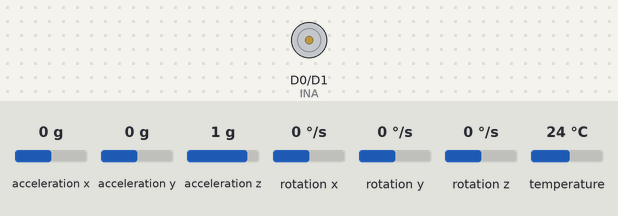
Bench run of a sketch on a simulated ESP8266 (NodeMCU). Shown: motor-driver pin pairs drawn as motors (green arrow = first pin HIGH = forward, orange = second pin HIGH = backward, longer = more drive). The inputs (shaded band) are chosen by the test bench; at power-on: acceleration x 0 g, acceleration y 0 g, acceleration z 1 g, rotation x 0 °/s, rotation y 0 °/s, rotation z 0 °/s, temperature 24 °C.

Above: at 1.2 s.
1.3 s: acceleration x set to -0.3 g
At 2.2 s:
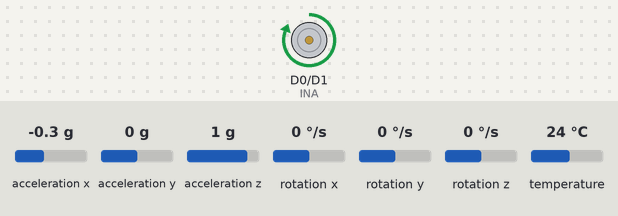
2.8 s: acceleration x set to 0.4 g
At 3.4 s:
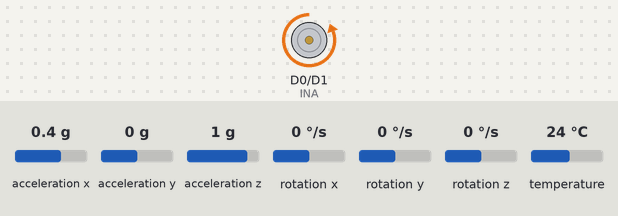
4.3 s: acceleration x set to 0 g
At 5.5 s:
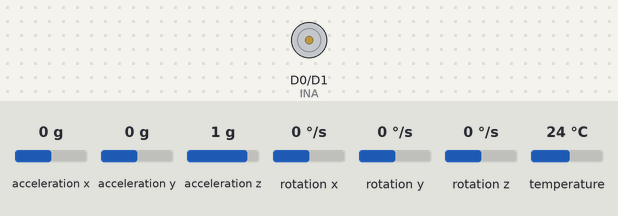
5.8 s: acceleration x set to -0.4 g
At 6.9 s:
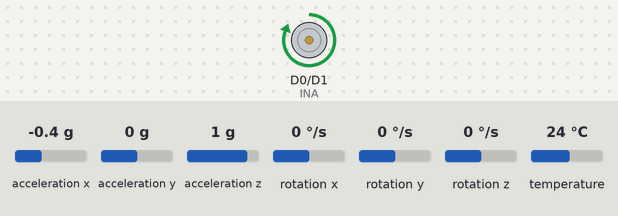
Timing chart, 0 to 8.3 s (numbered marks = the images above; inputs shaded):
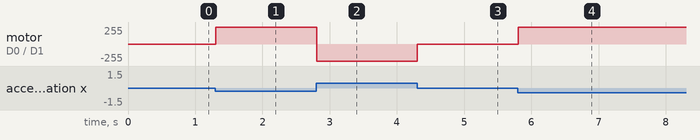

The sketch:

balancing-robot.ino
```cpp
// Basic demo for accelerometer readings from Adafruit MPU6050

#include <Adafruit_MPU6050.h>
#include <Adafruit_Sensor.h>
#include <Wire.h>

#define INA D0
#define INB D1

Adafruit_MPU6050 mpu;

bool front;
bool back;


void setup() {
  // put your setup code here, to run once:
  mpu.begin();
  mpu.setAccelerometerRange(MPU6050_RANGE_8_G);
  mpu.setGyroRange(MPU6050_RANGE_500_DEG);
  mpu.setFilterBandwidth(MPU6050_BAND_21_HZ);

  Serial.begin(115200);

  pinMode(INA, OUTPUT);
  pinMode(INB, OUTPUT);
}

void loop() {
  // put your main code here, to run repeatedly:

  sensors_event_t a, g, temp;
  mpu.getEvent(&a, &g, &temp);


  if(a.acceleration.x > 4.0){
    digitalWrite(INB, LOW);
    digitalWrite(INA, LOW);
  }
  else if(a.acceleration.x > 1.5){
    front= 1;
    back= 0;
    digitalWrite(INA, LOW);
    digitalWrite(INB, HIGH);

  }
  else if(a.acceleration.x < -4.0){
    digitalWrite(INB, LOW);
    digitalWrite(INA, LOW);
  }
  else if(a.acceleration.x < -1.5){
    back= 1;
    front= 0;
    digitalWrite(INB, LOW);
    digitalWrite(INA, HIGH);


  }else if(a.acceleration.x < 0.3 || a.acceleration.x > -0.3){
    digitalWrite(INB, LOW);
    digitalWrite(INA, LOW);
  }
  delay(5);

}
```

Measured:
- the behaviour switches between -0.1 and -0.2 g on acceleration x (found by bisection; images 0 and 1)
- the behaviour switches between 0.2 and 0.1 g on acceleration x (found by bisection; images 2 and 3)
- after the input at 1.3 s, motor on D0 (INA) / D1 (INB): stopped → forward 255/255 at once
- after the input at 2.8 s, motor on D0 (INA) / D1 (INB): forward 255/255 → backward 255/255 at once
- after the input at 4.3 s, motor on D0 (INA) / D1 (INB): backward 255/255 → stopped at once
- after the input at 5.8 s, motor on D0 (INA) / D1 (INB): stopped → forward 255/255 at once
